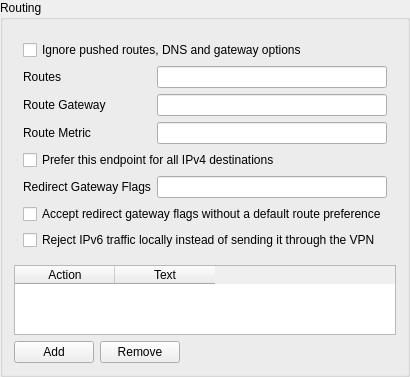
        <widget class="QGroupBox" name="routing_box">
         <property name="title">
          <string>Routing</string>
         </property>
         <layout class="QVBoxLayout" name="routing_box_layout">
          <item>
           <widget class="QWidget" name="routing_box_form_w" native="true">
            <layout class="QFormLayout" name="routing_box_form">
             <item row="0" column="0" colspan="2">
              <widget class="QCheckBox" name="route_no_pull">
               <property name="toolTip">
                <string>&lt;html&gt;&lt;head/&gt;&lt;body&gt;&lt;p&gt;Ignores routes, DNS, route metrics, redirect-gateway, redirect-private and block-ipv6 pushed by the server.&lt;/p&gt;&lt;/body&gt;&lt;/html&gt;</string>
               </property>
               <property name="text">
                <string>Ignore pushed routes, DNS and gateway options</string>
               </property>
              </widget>
             </item>
             <item row="1" column="0">
              <widget class="QLabel" name="routes_l">
               <property name="toolTip">
                <string>&lt;html&gt;&lt;head/&gt;&lt;body&gt;&lt;p&gt;Comma separated prefixes preferred for this endpoint, in addition to routes accepted from the server.&lt;/p&gt;&lt;/body&gt;&lt;/html&gt;</string>
               </property>
               <property name="text">
                <string>Routes</string>
               </property>
               <property name="buddy">
                <cstring>routes</cstring>
               </property>
              </widget>
             </item>
             <item row="1" column="1">
              <widget class="QLineEdit" name="routes"/>
             </item>
             <item row="2" column="0">
              <widget class="QLabel" name="route_gateway_l">
               <property name="toolTip">
                <string>&lt;html&gt;&lt;head/&gt;&lt;body&gt;&lt;p&gt;IPv4 gateway for routes through the endpoint. The gateway received from the server is used when empty.&lt;/p&gt;&lt;/body&gt;&lt;/html&gt;</string>
               </property>
               <property name="text">
                <string>Route Gateway</string>
               </property>
               <property name="buddy">
                <cstring>route_gateway</cstring>
               </property>
              </widget>
             </item>
             <item row="2" column="1">
              <widget class="QLineEdit" name="route_gateway"/>
             </item>
             <item row="3" column="0">
              <widget class="QLabel" name="route_metric_l">
               <property name="toolTip">
                <string>&lt;html&gt;&lt;head/&gt;&lt;body&gt;&lt;p&gt;Default metric for routes through the endpoint. The platform default is used when empty.&lt;/p&gt;&lt;/body&gt;&lt;/html&gt;</string>
               </property>
               <property name="text">
                <string>Route Metric</string>
               </property>
               <property name="buddy">
                <cstring>route_metric</cstring>
               </property>
              </widget>
             </item>
             <item row="3" column="1">
              <widget class="QLineEdit" name="route_metric"/>
             </item>
             <item row="4" column="0" colspan="2">
              <widget class="QCheckBox" name="redirect_gateway">
               <property name="toolTip">
                <string>&lt;html&gt;&lt;head/&gt;&lt;body&gt;&lt;p&gt;Does not install an operating system default route.&lt;/p&gt;&lt;/body&gt;&lt;/html&gt;</string>
               </property>
               <property name="text">
                <string>Prefer this endpoint for all IPv4 destinations</string>
               </property>
              </widget>
             </item>
             <item row="5" column="0">
              <widget class="QLabel" name="redirect_gateway_flags_l">
               <property name="toolTip">
                <string>&lt;html&gt;&lt;head/&gt;&lt;body&gt;&lt;p&gt;Comma separated OpenVPN redirect-gateway flags, for example !ipv4, def1 or ipv6.&lt;/p&gt;&lt;/body&gt;&lt;/html&gt;</string>
               </property>
               <property name="text">
                <string>Redirect Gateway Flags</string>
               </property>
               <property name="buddy">
                <cstring>redirect_gateway_flags</cstring>
               </property>
              </widget>
             </item>
             <item row="5" column="1">
              <widget class="QLineEdit" name="redirect_gateway_flags"/>
             </item>
             <item row="6" column="0" colspan="2">
              <widget class="QCheckBox" name="redirect_private">
               <property name="text">
                <string>Accept redirect gateway flags without a default route preference</string>
               </property>
              </widget>
             </item>
             <item row="7" column="0" colspan="2">
              <widget class="QCheckBox" name="block_ipv6">
               <property name="text">
                <string>Reject IPv6 traffic locally instead of sending it through the VPN</string>
               </property>
              </widget>
             </item>
            </layout>
           </widget>
          </item>
          <item>
           <widget class="QTableWidget" name="pull_filters_table">
            <property name="toolTip">
             <string>&lt;html&gt;&lt;head/&gt;&lt;body&gt;&lt;p&gt;Ordered filters for options pushed by the server. The first filter whose text is a case-sensitive prefix of the complete pushed option is applied.&lt;/p&gt;&lt;/body&gt;&lt;/html&gt;</string>
            </property>
            <property name="selectionBehavior">
             <enum>QAbstractItemView::SelectRows</enum>
            </property>
            <property name="sizeAdjustPolicy">
             <enum>QAbstractScrollArea::AdjustToContents</enum>
            </property>
            <column>
             <property name="text">
              <string>Action</string>
             </property>
            </column>
            <column>
             <property name="text">
              <string>Text</string>
             </property>
            </column>
           </widget>
          </item>
          <item>
           <layout class="QHBoxLayout" name="pull_filters_table_buttons">
            <item>
             <widget class="QPushButton" name="pull_filters_table_add">
              <property name="text">
               <string>Add</string>
              </property>
             </widget>
            </item>
            <item>
             <widget class="QPushButton" name="pull_filters_table_remove">
              <property name="text">
               <string>Remove</string>
              </property>
             </widget>
            </item>
            <item>
             <spacer name="pull_filters_table_spacer">
              <property name="orientation">
               <enum>Qt::Horizontal</enum>
              </property>
              <property name="sizeHint">
               <size>
                <width>0</width>
                <height>0</height>
               </size>
              </property>
             </spacer>
            </item>
           </layout>
          </item>
         </layout>
        </widget>
